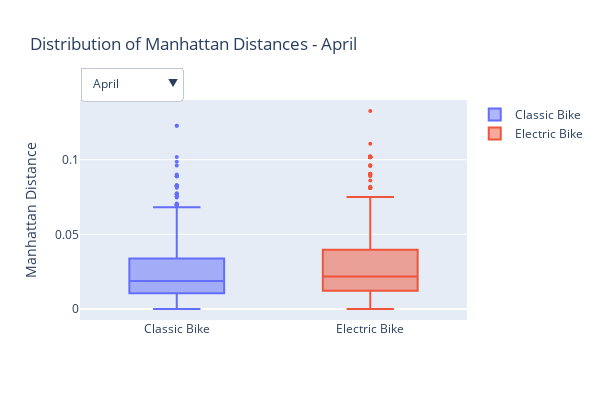

The notebook cell this image was saved under:
### Code cell
import plotly.graph_objects as go

df = pd.read_csv("data/trip_data.csv")

# Preprocess the data
df["started_at"] = pd.to_datetime(df["started_at"])
df["ended_at"] = pd.to_datetime(df["ended_at"])
df["month"] = df["started_at"].dt.month_name()
df["manhattan_distance"] = abs(df["start_lat"] - df["end_lat"]) + abs(df["start_lng"] - df["end_lng"])

# Valid months to visualize
valid_months = ["April", "September", "December"]
df_filtered = df[df["month"].isin(valid_months)]

# Create one pair of box plots (classic + electric) per month
fig = go.Figure()
visibility_map = []

for month in valid_months:
    month_data = df_filtered[df_filtered["month"] == month]
    visible = month == "April"  # Only April shown initially

    for bike_type in ["classic_bike", "electric_bike"]:
        data = month_data[month_data["rideable_type"] == bike_type]
        fig.add_trace(
            go.Box(
                y=data["manhattan_distance"],
                name=bike_type.replace("_", " ").title(),
                boxpoints="outliers",
                marker=dict(size=4),
                visible=visible
            )
        )
    visibility_map.append([month == m for m in valid_months for _ in range(2)])

# Add dropdown for month selection
fig.update_layout(
    title="Distribution of Manhattan Distances - April",
    yaxis_title="Manhattan Distance",,
    updatemenus=[
        dict(
            buttons=[
                dict(label=month,
                     method="update",
                     args=[
                         {"visible": vis},
                         {"title": f"Distribution of Manhattan Distances - {month}"}
                     ])
                for month, vis in zip(valid_months, visibility_map)
            ],
            direction="down",
            showactive=True,
            x=0.0,
            xanchor="left",
            y=1.15,
            yanchor="top"
        )
    ]
)

# Save to embeddable HTML snippet
# fig.write_html("boxplot_month_dropdown.html", include_plotlyjs=False, full_html=False)
fig.show()

### Figure 1 — Plotly figure (JSON) as saved in the notebook; plotly's stock layout.template omitted (floating-point values rounded to 4 significant figures; data arrays with more than 128 entries replaced by an {"elided": "..."} marker saying what was removed)
{"data": [{"boxpoints": "outliers", "marker": {"size": 4}, "name": "Classic Bike", "type": "box", "visible": true, "y": {"elided": "4587 float values"}}, {"boxpoints": "outliers", "marker": {"size": 4}, "name": "Electric Bike", "type": "box", "visible": true, "y": {"elided": "1474 float values"}}, {"boxpoints": "outliers", "marker": {"size": 4}, "name": "Classic Bike", "type": "box", "visible": false, "y": {"elided": "7548 float values"}}, {"boxpoints": "outliers", "marker": {"size": 4}, "name": "Electric Bike", "type": "box", "visible": false, "y": {"elided": "1733 float values"}}, {"boxpoints": "outliers", "marker": {"size": 4}, "name": "Classic Bike", "type": "box", "visible": false, "y": {"elided": "1771 float values"}}, {"boxpoints": "outliers", "marker": {"size": 4}, "name": "Electric Bike", "type": "box", "visible": false, "y": {"elided": "699 float values"}}], "layout": {"height": 400, "title": {"text": "Distribution of Manhattan Distances - April"}, "updatemenus": [{"buttons": [{"args": [{"visible": [true, true, false, false, false, false]}, {"title": "Distribution of Manhattan Distances - April"}], "label": "April", "method": "update"}, {"args": [{"visible": [false, false, true, true, false, false]}, {"title": "Distribution of Manhattan Distances - September"}], "label": "September", "method": "update"}, {"args": [{"visible": [false, false, false, false, true, true]}, {"title": "Distribution of Manhattan Distances - December"}], "label": "December", "method": "update"}], "direction": "down", "showactive": true, "x": 0, "xanchor": "left", "y": 1.15, "yanchor": "top"}], "width": 600, "yaxis": {"title": {"text": "Manhattan Distance"}}}}
